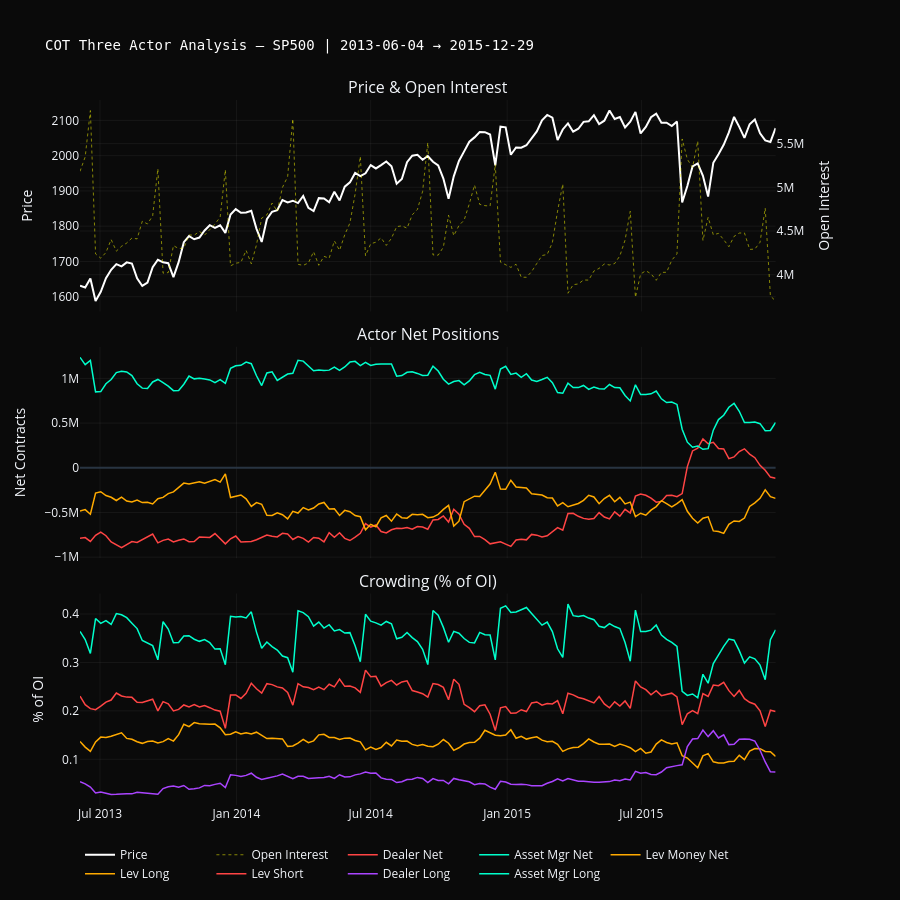

The code cell stored with this chart in its notebook:
### Markdown cell above
### 2013-06-01 -> 2015-12-30

### Code cell
print('Full history')
run_cot_diagnostics(cot_clean, 'SP500', '2013-06-01', '2015-12-30')
print('Diagnostics END_________________________________________________________________________________')

### Figure 1 — Plotly figure (JSON) as saved in the notebook; plotly's stock layout.template omitted (floating-point values rounded to 4 significant figures; data arrays with more than 128 entries replaced by an {"elided": "..."} marker saying what was removed)
{"data": [{"line": {"color": "white", "width": 2}, "name": "Price", "type": "scatter", "x": {"elided": "135 str values"}, "xaxis": "x", "y": {"elided": "135 float values"}, "yaxis": "y"}, {"line": {"color": "rgba(255,255,0,0.5)", "dash": "dot", "width": 1}, "name": "Open Interest", "type": "scatter", "x": {"elided": "135 str values"}, "xaxis": "x", "y": {"elided": "135 int values"}, "yaxis": "y2"}, {"line": {"color": "#ff4444", "width": 1.5}, "name": "Dealer Net", "type": "scatter", "x": {"elided": "135 str values"}, "xaxis": "x2", "y": {"elided": "135 int values"}, "yaxis": "y3"}, {"line": {"color": "#00ffcc", "width": 1.5}, "name": "Asset Mgr Net", "type": "scatter", "x": {"elided": "135 str values"}, "xaxis": "x2", "y": {"elided": "135 int values"}, "yaxis": "y3"}, {"line": {"color": "#ffaa00", "width": 1.5}, "name": "Lev Money Net", "type": "scatter", "x": {"elided": "135 str values"}, "xaxis": "x2", "y": {"elided": "135 int values"}, "yaxis": "y3"}, {"line": {"color": "#ffaa00", "width": 1.5}, "name": "Lev Long", "type": "scatter", "x": {"elided": "135 str values"}, "xaxis": "x3", "y": {"elided": "135 float values"}, "yaxis": "y4"}, {"line": {"color": "#ff4444", "width": 1.5}, "name": "Lev Short", "type": "scatter", "x": {"elided": "135 str values"}, "xaxis": "x3", "y": {"elided": "135 float values"}, "yaxis": "y4"}, {"line": {"color": "#aa44ff", "width": 1.5}, "name": "Dealer Long", "type": "scatter", "x": {"elided": "135 str values"}, "xaxis": "x3", "y": {"elided": "135 float values"}, "yaxis": "y4"}, {"line": {"color": "#00ffcc", "width": 1.5}, "name": "Asset Mgr Long", "type": "scatter", "x": {"elided": "135 str values"}, "xaxis": "x3", "y": {"elided": "135 float values"}, "yaxis": "y4"}], "layout": {"annotations": [{"font": {"size": 16}, "showarrow": false, "text": "Price & Open Interest", "x": 0.47, "xanchor": "center", "xref": "paper", "y": 1, "yanchor": "bottom", "yref": "paper"}, {"font": {"size": 16}, "showarrow": false, "text": "Actor Net Positions", "x": 0.47, "xanchor": "center", "xref": "paper", "y": 0.65, "yanchor": "bottom", "yref": "paper"}, {"font": {"size": 16}, "showarrow": false, "text": "Crowding (% of OI)", "x": 0.47, "xanchor": "center", "xref": "paper", "y": 0.3, "yanchor": "bottom", "yref": "paper"}], "height": 900, "hovermode": "x unified", "legend": {"orientation": "h", "y": -0.05}, "paper_bgcolor": "#0a0a0a", "plot_bgcolor": "#0a0a0a", "title": {"font": {"color": "white", "family": "monospace", "size": 14}, "text": "COT Three Actor Analysis — SP500 | 2013-06-04 → 2015-12-29"}, "xaxis": {"anchor": "y", "domain": [0, 0.94], "gridcolor": "rgba(255,255,255,0.05)", "matches": "x3", "showgrid": true, "showticklabels": false}, "xaxis2": {"anchor": "y3", "domain": [0, 0.94], "gridcolor": "rgba(255,255,255,0.05)", "matches": "x3", "showgrid": true, "showticklabels": false}, "xaxis3": {"anchor": "y4", "domain": [0, 0.94], "gridcolor": "rgba(255,255,255,0.05)", "showgrid": true}, "yaxis": {"anchor": "x", "domain": [0.7, 1], "gridcolor": "rgba(255,255,255,0.05)", "showgrid": true, "title": {"text": "Price"}}, "yaxis2": {"anchor": "x", "gridcolor": "rgba(255,255,255,0.05)", "overlaying": "y", "showgrid": true, "side": "right", "title": {"text": "Open Interest"}}, "yaxis3": {"anchor": "x2", "domain": [0.35, 0.65], "gridcolor": "rgba(255,255,255,0.05)", "showgrid": true, "title": {"text": "Net Contracts"}}, "yaxis4": {"anchor": "x3", "domain": [0, 0.3], "gridcolor": "rgba(255,255,255,0.05)", "showgrid": true, "title": {"text": "% of OI"}}}}
